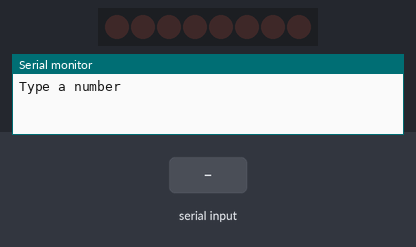
Simulated run of this sketch. Board: Arduino Uno, built with avr-gcc and run on an emulated ATmega328P. Parts: 8 shift-register outputs drawn as a row of LEDs (first output left, lit = HIGH), the last lines printed to the serial monitor. Wiring (inferred from the names in the program): shift register (74HC595): data pin 8; shift clock pin 10; latch pin 9. Wiring (inferred from the signals the program sends): row of LEDs: on Q0, Q1, Q2, Q3, Q4, Q5, Q6, Q7. Inputs (shaded band) come from the test bench.

Above: at 1.2 s.
1.3 s: "90,45\n" received over Serial
At 2.5 s:
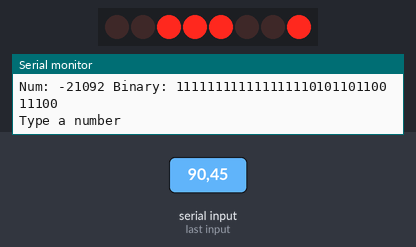
2.8 s: "30,150\n" received over Serial
At 3.9 s:
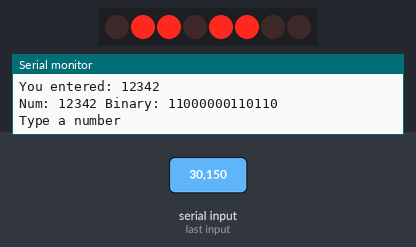
4.3 s: "0\n" received over Serial
At 5.4 s:
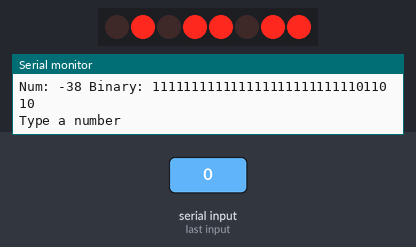
5.8 s: "5\n" received over Serial
At 6.5 s:
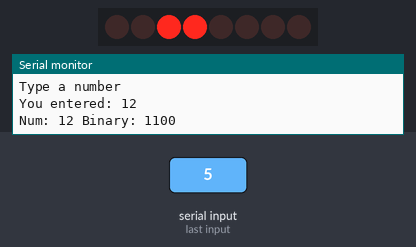
7.3 s: "90\n" received over Serial
At 7.8 s:
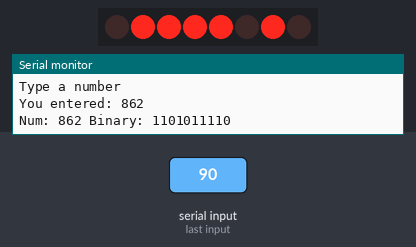
8.8 s: "200\n" received over Serial
At 9.2 s:
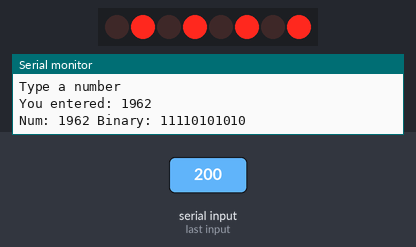
Timing chart, 0 to 11.3 s (numbered marks = the images above; inputs shaded):
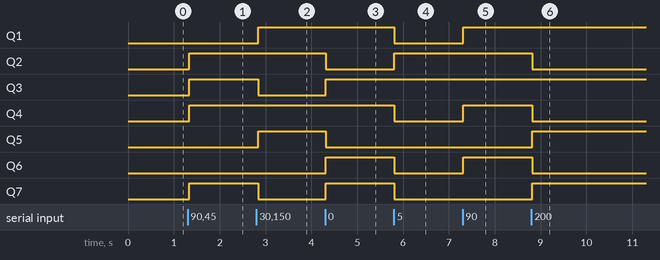

Measured:
- after the input at 1.3 s, Q2–4, Q7: LOW → HIGH at once
- after the input at 2.8 s, Q1, Q5: LOW → HIGH at once; Q3, Q7: HIGH → LOW at once
- after the input at 4.3 s, Q2, Q5: HIGH → LOW at once; Q3, Q6, Q7: LOW → HIGH at once
- after the input at 5.8 s, Q1, Q4, Q6, Q7: HIGH → LOW at once; Q2: LOW → HIGH at once
- after the input at 7.3 s, Q1, Q4, Q6: LOW → HIGH at once
- after the input at 8.8 s, Q2, Q4, Q6: HIGH → LOW at once; Q5, Q7: LOW → HIGH at once

The sketch:

ShiftRegister_LED_Binary_Console.ino
```cpp
// By: Hosamov 10/8/17
// Binary LEDs using Serial as Input.
// Write a number in the console to see LEDs write in binary.

#define DATA 8   // Connect to DS/Pin 14 of SR
#define LATCH 9  // Connect to ST_CP/pin 12 of SR
#define CLOCK 10 // Connect to SH_CP/pin 11 of SR

int number = 0;
int answer = 0;

void setup() {
  pinMode(LATCH, OUTPUT);
  pinMode(CLOCK, OUTPUT);
  pinMode(DATA, OUTPUT);
  Serial.begin(9600);
}

void displayNumber(byte a) {
  //send the byte to be displayed on the LEDs
  digitalWrite(LATCH, LOW);
  shiftOut(DATA, CLOCK, MSBFIRST, a);
  // if using 2nd shift register:
  // shiftOut(DATA, CLOCK, MSBFIRST, a);
  digitalWrite(LATCH, HIGH);
}

void getAnswer() {
  // receive the answer from the user
  int z = 0;
  Serial.flush();
  while (Serial.available() == 0) {
    //do nothing until something comes into serial buffer
  }
  while (Serial.available() > 0) {
    // move any previous digit to the enxt column on the left; in
    // other words, 1 becomes 10 while there is data in the buffer
    answer = answer * 10;
    // Read the next number in the buffer and subtract the chacter '0'
    // from it to convert it to the actual integer number
    z = Serial.read() - '0';
    // add this digi into the accumulating value
    answer = answer + z;
    // allow a short delay for any more numbers to come into Serial.available
    delay(5);
  }
  Serial.print("You entered: ");
  Serial.println(answer);
}

void checkAnswer(){
  // check the answer from the user and show results
  Serial.print("Num: ");
  Serial.print(answer);
  Serial.print(" Binary: ");
  Serial.print(answer, BIN);
  Serial.println();
  delay(1000);
  answer = 0;
}

void loop() {
  Serial.println("Type a number");
  getAnswer();
  displayNumber(answer);
  delay(10);
  checkAnswer();
}
```
